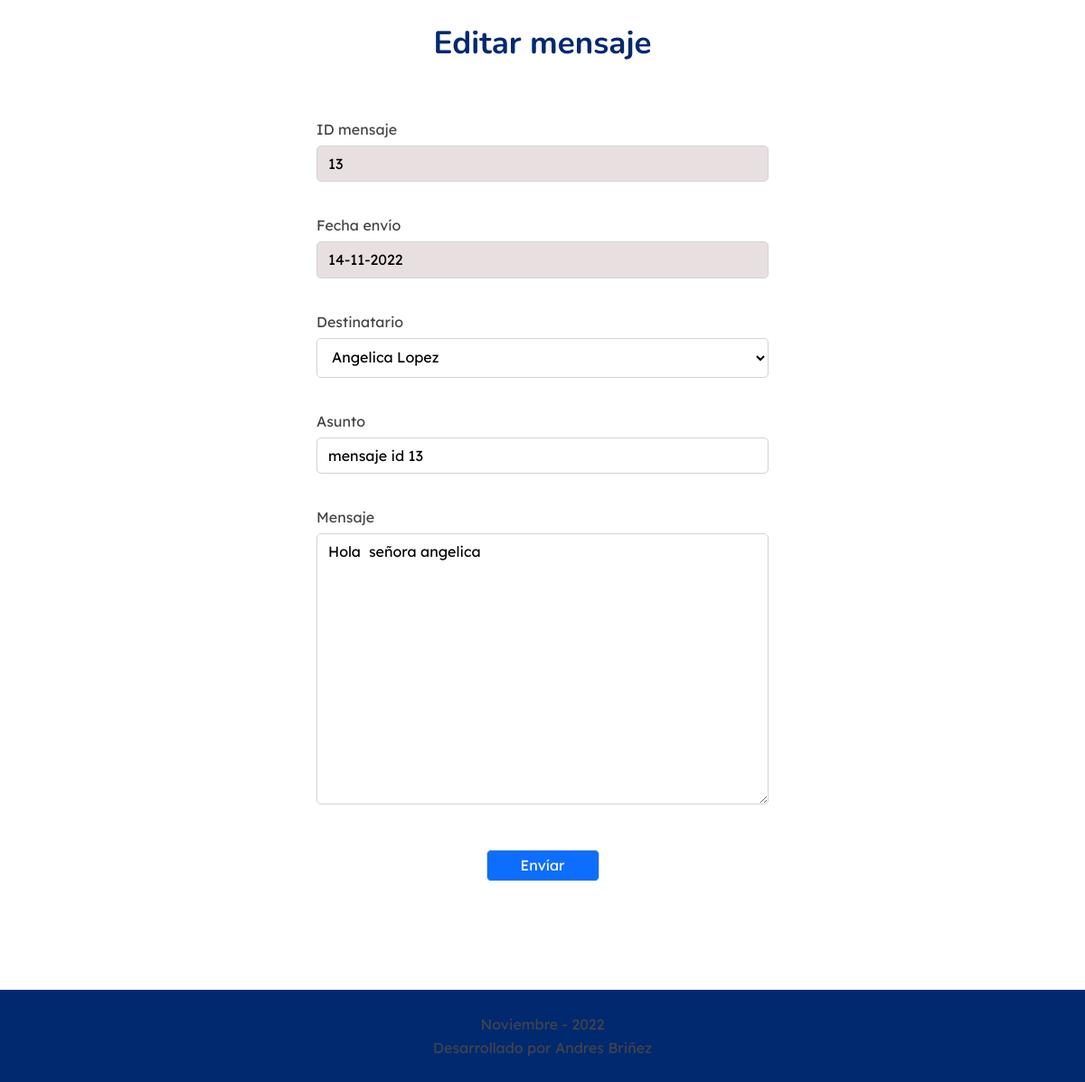
Screenshot of /edit/13 (signed in) with the database file from the repository.
### tables this page shows
CREATE TABLE mensajes (mensajeID INTEGER PRIMARY KEY UNIQUE NOT NULL, asunto CHAR, mensaje CHAR, fecha CHAR, "from" CHAR, "to" INTEGER);

### app.py (the view, shortened to what this page needs)
@app.route('/edit/<string:id>',methods=['GET','POST'])
def edit(id=None):
    if 'id' in session:
        print(id)
        form=FormMensaje()
        if request.method=='GET':
            idUsuario= session['id']
            respuesta=DB.ListaDestinatarios(idUsuario) #  trae los destinatarios como está en la base de datos
            mensaje=DB.verMensaje(id)[0] # trae el mensaje con el id
            toID=mensaje[5]
            destinatarios=ordenarLista.ordenar(respuesta,toID) # los ordena para que aparezca de primero el del id envíaddo
            if len(mensaje)>0:
                return render_template('editMensaje.html',form=form,usuarios=destinatarios,mensaje=mensaje)
            else:
                return redirect(url_for('inicio', edit='false'))
    else:
        return render_template('accesoDenegado.html')

### forms/forms.py
class FormMensaje(FlaskForm):
    asunto = StringField('Asunto', validators=[DataRequired(message='Este campo es requerido')])
    mensaje = TextAreaField('Mensaje', validators=[DataRequired(message='Este campo es requerido')])
    submit=SubmitField('Envíar')

### app.py (called while the page is built)
@app.before_request
def before_request():
    print("Antes de la petición")

@app.after_request
def after_request(response):
    print("Después de la petición")
    return response

### controller.py (called while the page is built)
def conexionDB():
    try:
        con =sql.connect('DB.db')
        print('Conexion exitosa')
        return con
    except Exception as error:
        print("Error Conexión",error )

def ejecutarSentenciaSQL(sql):
    try:
        conexion=conexionDB()
        cursor=conexion.cursor()#  cursor el cual es el que ejecuta las consultas sql
        cursor.execute(sql) # ejecuta la sentencia
        print('Sentencia ejecutada')
        conexion.commit() # realiza la sentencia sql
        resultado=cursor.fetchall()
        return resultado
    except Exception as e:
        print("Error al ejecutar la sentencia: " + str(e))
        return False

def ListaDestinatarios(idUsuario):
    try:
        print(idUsuario)
        sql= f"SELECT id,name FROM usuarios WHERE id != {idUsuario};"
        resultado= ejecutarSentenciaSQL(sql)
        print(f'destinatarios {resultado}')
        return resultado
    except Exception as e:
        print("Error al traer los datos: " + str(e))

def verMensaje(idMensaje):
    try:
        sql= "SELECT * FROM mensajes WHERE mensajeID= "+idMensaje+";"
        print(sql)
        resultado= ejecutarSentenciaSQL(sql)
        print(resultado)
        if (len(resultado)>0):
            return resultado # existe
        else :
            return False # no existe
    except Exception as e:
        print("Error al traer los datos: " + str(e))
        return False

### utils/ordenarLista.py (called while the page is built)
def ordenar(destinatarios,ID):
    iterador=0
    lista=[]
    numero_destinatarios=len(destinatarios)
    while iterador<numero_destinatarios:
        destino= destinatarios[iterador]
        if  (int(ID) in destino):
            lista.insert(0,destino) # inserta el destino de  primero en la lista para que se vea de  primero en el html porque es la persona a la que se le envió el mensaje
        else:
            lista.append(destino)
        iterador+=1
    return lista

### templates/editMensaje.html (shortened to what this page needs)
{%extends 'base.html'%}
{% block style %}<link rel="stylesheet" href="/static/css/Messages.css" />{% endblock %}>
{% block body %}
<h1>Editar mensaje</h1>
<form action="" method="POST">
    <label for="id">ID mensaje</label>
    <input readonly id="id" type="text" value="{{mensaje[0]}}">
    <label for="fecha">Fecha envío</label>
    <input readonly id="fecha" type="text" value="{{mensaje[3]}}">
    <p>Destinatario</p>
    <select name="destino" id="destino">
        {%for usuario in usuarios%}
        <option value={{usuario[0]}}>{{usuario[1]}}</option>
        {%endfor%}
    </select>
    {{ form.asunto.label}}
    {{ form.asunto(value= mensaje[1])}}
    <label for="mensaje">Mensaje</label>
    <textarea name="mensaje" id="mensaje" cols="30" rows="10">{{mensaje[2]}}</textarea>
    {{form.submit}}
</form>
{% endblock %}

### static/css/base.css (style rules this page uses)
body { font-family: 'Lexend Deca'; }
html { height: 100%; }
body { display: flex; flex-direction: column; min-height: 100%; }

### static/css/nav.css (style rules this page uses)
* { box-sizing: border-box; }
h1 { font-family: "Nunito", sans-serif; font-size: 35px; font-weight: 700; color: #012970; }

### static/css/Messages.css (style rules this page uses)
h1 { text-align: center; margin-top: 30px; }
form { margin: 60px auto 0px auto; width: 500px; display: flex; flex-direction: column; }
label,p { margin: 10px 0 ; color: #444447; }
input { margin-bottom: 30px; padding: 10px 12px; border: solid 1px #CED4DA; border-radius: 5px; }
input:read-only { background: rgb(232, 224, 224); }
select { font-family: 'Lexend Deca'; margin-bottom: 30px; padding: 10px 12px; background-color: white; border: solid 1px #CED4DA; border-radius: 5px; }
textarea { min-height: 300px; margin-bottom: 30px; padding: 10px 12px; border: solid 1px #CED4DA; border-radius: 5px; resize:vertical; }
input[type=submit] { margin: 20px auto; padding: 5px 12px; border-radius: 5px; background: #0D6EFD ; cursor: pointer; color: white; width: 25%; height: 35px; }

### rows the page displays
mensajes: mensajeID "13", fecha "14-11-2022", asunto "mensaje id 13", mensaje "Hola señora angelica"

### other values shown
form field destino "Angelica Lopez"
